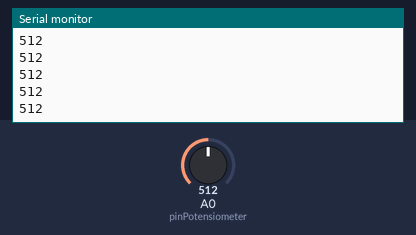
Recording of a sketch running on a simulated Arduino Uno, built with avr-gcc and run on an emulated ATmega328P. Shown: the last lines printed to the serial monitor. The inputs (shaded band) are chosen by the test bench; at power-on: A0 (pinPotensiometer) = 512.

Above: at 1.2 s.
1.3 s: A0 (pinPotensiometer) set to 716
At 2.1 s:
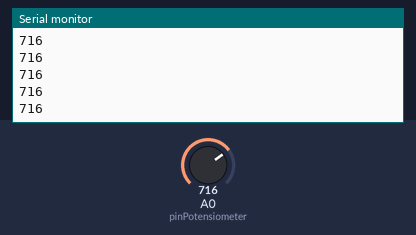
2.8 s: A0 (pinPotensiometer) set to 900
At 3.3 s:
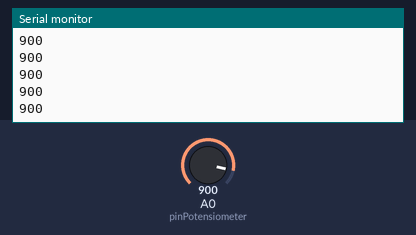
Timing chart, 0 to 5.8 s (numbered marks = the images above; inputs shaded):
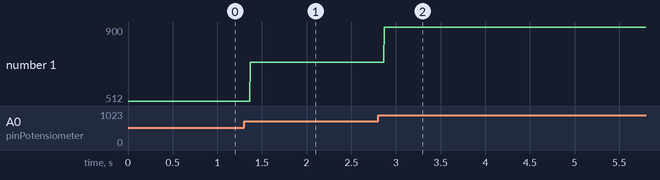

The sketch:

baca_analog_potensiometer.ino
```cpp
#define pinPotensiometer A0
int bacaDataAnalog = 0;

void setup() {
  // put your setup code here, to run once:
  Serial.begin(9600);
}

void loop() {
  // put your main code here, to run repeatedly:
  bacaDataAnalog = analogRead(pinPotensiometer);
  Serial.println(bacaDataAnalog);
}
```

Measured:
- after the input at 1.3 s, the serial monitor: prints a new line after 0.07 s (image 1)
- after the input at 2.8 s, the serial monitor: prints a new line after 0.07 s (image 2)
- plotted number 1: 512 → 716 after the input at 1.3 s, 716 → 900 after the input at 2.8 s
